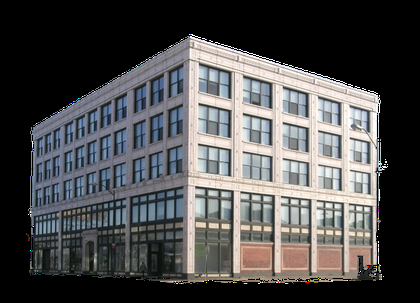
%> input picture (Take away)/IERDemo/Garfield_Building_Detroit.png, 420 x 303 px, shrunk from 640 x 461 before the run; the run also reads 1 picture not shown here
$ octave demo.m   (GNU Octave 9; MATLAB toolbox functions it lacks are replaced by stand-ins)
%> lines starting %> are read from the running program, lines starting %| are printed output that depends on the picture; in (x1, y1, x2, y2) boxes, pixels count from 0 and x2, y2 are one past the last pixel; in counts of white or black regions, pixels touching at a corner belong together; the program's own positions count from 1
%> further down, f is the input picture: size 303x420x3 uint8; mean R, G, B 77.7, 77.6, 78.1
### (Take away)/IERDemo/getLines.m
function lines = getLines(grayIm, minLen)
%> called with minLen = 40
%% 1. Compute the direction and magnitude of the image intensity grdient at each pixel
[dX, dY] = gradient(conv2(double(grayIm), fspecial('gaussian', 7, 1.5), 'same'));
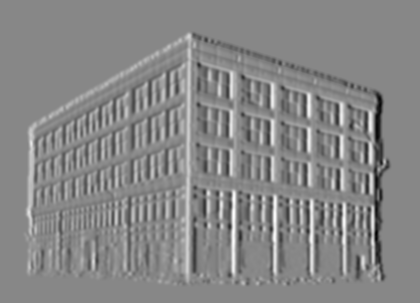
%> dX: size 303x420 double; min -47.28, max 42.03, mean 0; drawn with min black and max white
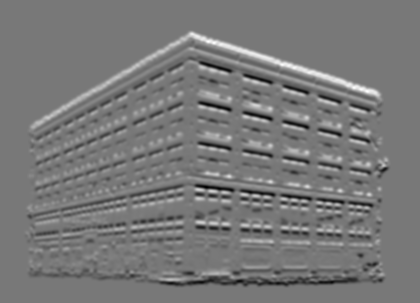
%> dY: size 303x420 double; min -39.47, max 43.93, mean 0; drawn with min black and max white
im_canny = edge(grayIm, 'canny');
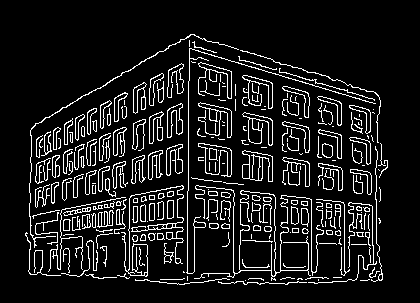
%> im_canny: size 303x420 logical; 10.5% white in thin lines or dots, all inside (x1, y1, x2, y2) = (25, 34, 388, 285)

%% 2. Quantise the gradient direction of the pixel into one set of ranges("buckets") which will serve as labels
% remove border edges
im_canny([1 2 end-1 end], :) = 0;
im_canny(:, [1 2 end-1 end]) = 0;

% Define image stride
% Used later when converting pixel index to pixel location
height = size(im_canny, 1);

% Find all edge pixel index (from top-left down to buttom-right)
ind = find(im_canny > 0);
%> ind = 13341 values from 7809 to 117429

% Number of gradient direcion
num_dir = 8;

% Ontain dX and dY for all detected edge pixel
dX_ind = dX(ind);
dY_ind = dY(ind);

% Compute angle of orientation for all detected edge pixel
a_ind = atan(dY_ind ./ (dX_ind + 1E-10));

% Quantised gradient of ditection into num_dir = 8 labels
% a_ind ranges from 1 to num_dir with bin centered around pi/2
a_ind = ceil(mod(a_ind / pi * num_dir - 0.5, num_dir));

% Get the indices of edges in each direction, store as a list of index from
% left-top down to bottom-right.
for i = 1:num_dir
    direction(i).ind = ind(find(a_ind==i));
end
%> after the loop, direction = 8 items

%% 3. Select a range of edge elements within a bucket range
% Declare a 9 cells array for storing "line" information
lines = zeros(2000, 9);

% Mask to compute the sum...will see later
used = zeros(size(im_canny));

line_count = 0;
for k = 1:num_dir
    num_ind = 0; % number of edge elements for a given bucket

    % for each select buckets, in this case for num_dir = 8 it will be in
    % following sequence:
    % [8 1 2][1 2 3][2 3 4][3 4 5][4 5 6][5 6 7][6 7 8][7 8 1].
    % Then it will calculate the sum of elements within the buckets
    % Here ~used() is use as a mask to determine the number of element
    % inside for a given struct data type, as any non-zero integer will result
    % in 1
    for m = (k-1):k+1
        num_ind = num_ind + sum( ~used( direction( mod( m-1, num_dir ) + 1 ).ind) );
    end
%% 4. Construct a binary image and perform connect-component labeling
    ind = zeros(num_ind, 1);
    dir_im = zeros(size(im_canny)); % Line support region, binary image

    count = 0;  % index offset

    % for each bucket range, fill all of the index information from
    % direction(bucket ID).ind
    for m = (k-1):k+1
        m2 = mod(m-1, num_dir)+1;
        tind = direction(m2).ind(~used(direction(m2).ind));
        tmpcount = length(tind); % Current offset
        % Here ind will contain a list of edge index been selected within a
        % bucket range
        ind(count+1:count+tmpcount) = tind;
        count = count + tmpcount; % Total offset counter
    end

    % Set the bucket of edge index to 1 for being a edge pixel
    dir_im(ind) = 1;

    % Perform Connected-component algorithm
    [tmpL, num_edges] = bwlabel(dir_im, 8);

%% 5. Get the number of pixels and its index in connected-component
    edge_size = zeros(num_edges, 1); % number of pixel for each connected component ID

    % List of index for each connected component
    edges = repmat(struct('ind', zeros(200, 1)), num_edges, 1);

    % for each index of edge pixel
    for i = 1:length(ind)
        % Obtain the component sequence ID
        id = tmpL(ind(i));

        % Increment the size of the corresponding component ID  by 1
        % In the next statement this is also use to push the data.
        edge_size(id) = edge_size(id) + 1;

        % Push the pixel index..(ind(i)) to its
        % Corresponding edge ID..(edges(id))
        edges(id).ind(edge_size(id)) = ind(i);
    end

    % Here each edge.ind contains the list of connected component in
    % terms of index (left-top down to right-bottom)
    for i = 1:num_edges
        edges(i).ind = edges(i).ind(1:edge_size(i));
    end
%% 6. Extract a representative line for each line support region
    for id = 1:num_edges
         % Get the endpoints of the long edges
        if edge_size(id) > minLen

            % Convert index to pixel coordinate. That is, similar to cv::Point(x,y)
            x = mod(edges(id).ind-1, height)+1;
            y = floor((edges(id).ind-1) / height)+1;

            % This is the approach by Jana Kosecka and Wei Zhang in "Video
            % Compass" , 2002, pp.3-4
            mean_x = mean(x);
            mean_y = mean(y);
            zmx = (x-mean_x);
            zmy = (y-mean_y);
            D = [sum(zmx.^2) sum(zmx.*zmy);
                sum(zmx.*zmy) sum(zmy.^2)];
            [v, lambda] = eig(D);
            theta = atan2(v(2, 2) , v(1, 2));

            % Examine the quality of the line fit in this particular line
            % supported region
            % ...but I am not sure why such a conditional statement is made
            if lambda(1,1)>0
                conf = lambda(2,2)/lambda(1,1);
            else
                conf = 100000;
            end

            % Extract if the quailty indicator is above this threshold
            % value
            if conf >= 400

                % Line segment counter is increment by 1
                line_count = line_count+1;

                % These pixels are been used, so update the mask for next
                % iteration
                used(edges(id).ind) = 1;
                %% Line segment information
                l = sqrt((max(x)-min(x))^2 + (max(y)-min(y))^2);    % l = Length
                %%%%%%%%%%% Not sure how they calculate
                x1 = mean_x - cos(theta)*l/2;                       % x1 = X1-coordinates
                x2 = mean_x + cos(theta)*l/2;                       % x2 = X2-coordinates
                y1 = mean_y - sin(theta)*l/2;                       % y1 = Y1-coordinates
                y2 = mean_y + sin(theta)*l/2;                       % y2 = Y2-coordinates
                theta = theta - pi / 2;                             % theta = Angle of the line
                r = mean_x * cos(theta) + mean_y * sin(theta);      % rho = Distance from the origin

                % Store these information into the data field respectively
                lines(line_count, 1:9) = [x1 x2 y1 y2 theta r l mean_x mean_y];
            end
        end
    end
end
%> this loop made 8 passes
%> num_edges on passes 1 to 8: 747, 752, 718, 615, 644, 791, 732, 647
%> pass 1, in getLines, `[tmpL, num_edges] = bwlabel(dir_im, 8);`:
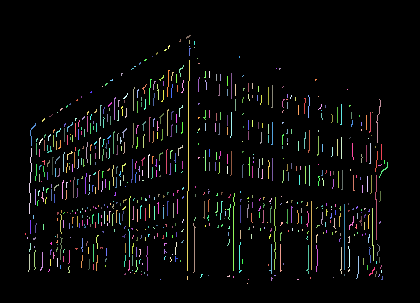
%> tmpL: size 303x420 double; 748 distinct labels, from 0 to 747; one colour per label, 0 black
%> pass 2, in getLines, `[tmpL, num_edges] = bwlabel(dir_im, 8);`:
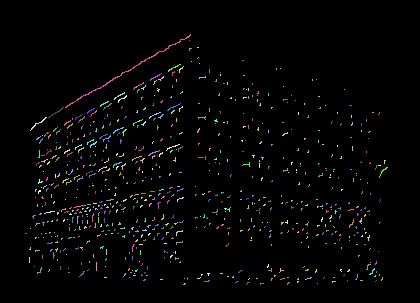
%> tmpL: size 303x420 double; 753 distinct labels, from 0 to 752; one colour per label, 0 black
%> pass 3, in getLines, `[tmpL, num_edges] = bwlabel(dir_im, 8);`:
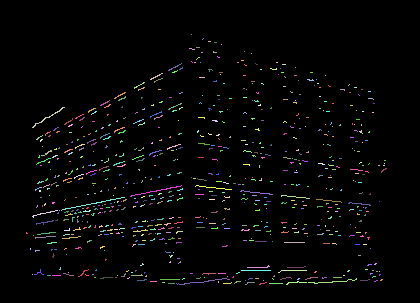
%> tmpL: size 303x420 double; 719 distinct labels, from 0 to 718; one colour per label, 0 black
%> after the loop:
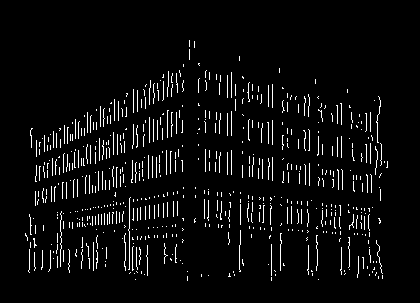
%> dir_im: size 303x420 double; values 0 (black) and 1 (white), 4.7% white in thin lines or dots, all inside (x1, y1, x2, y2) = (25, 40, 388, 281)
%> after the loop, D = [9351.6 -635.4; -635.4 73.28]; conf = 313.5; edge_size = 647 values, max 74 at index 205, min 1 at index 6, mean 9.33; edges = 647 items; ind = 6037 values, max 117429 at index 6037, min 7809 at index 4951, mean 59241.7; l = 41.01; lambda = [29.96 0; 0 9394.9]; line_count = 23; mean_x = 120.3; mean_y = 378.9; r = 246.9; theta = 3.07; v = [-0.068 -0.998; -0.998 0.068]; x = 50 values, max 143 at index 2, min 97 at index 1, mean 120.3; x1 = 272.5; x2 = 231.5; y = 50 values, max 381 at index 41, min 377 at index 5, mean 378.9; y1 = 239.9; y2 = 240.9; zmx = 50 values, max 22.74 at index 2, min -23.26 at index 1, mean -5.12e-15; zmy = 50 values, max 2.12 at index 41, min -1.88 at index 5, mean 4.55e-15
%> (the rest of the program and of its run is left out)
